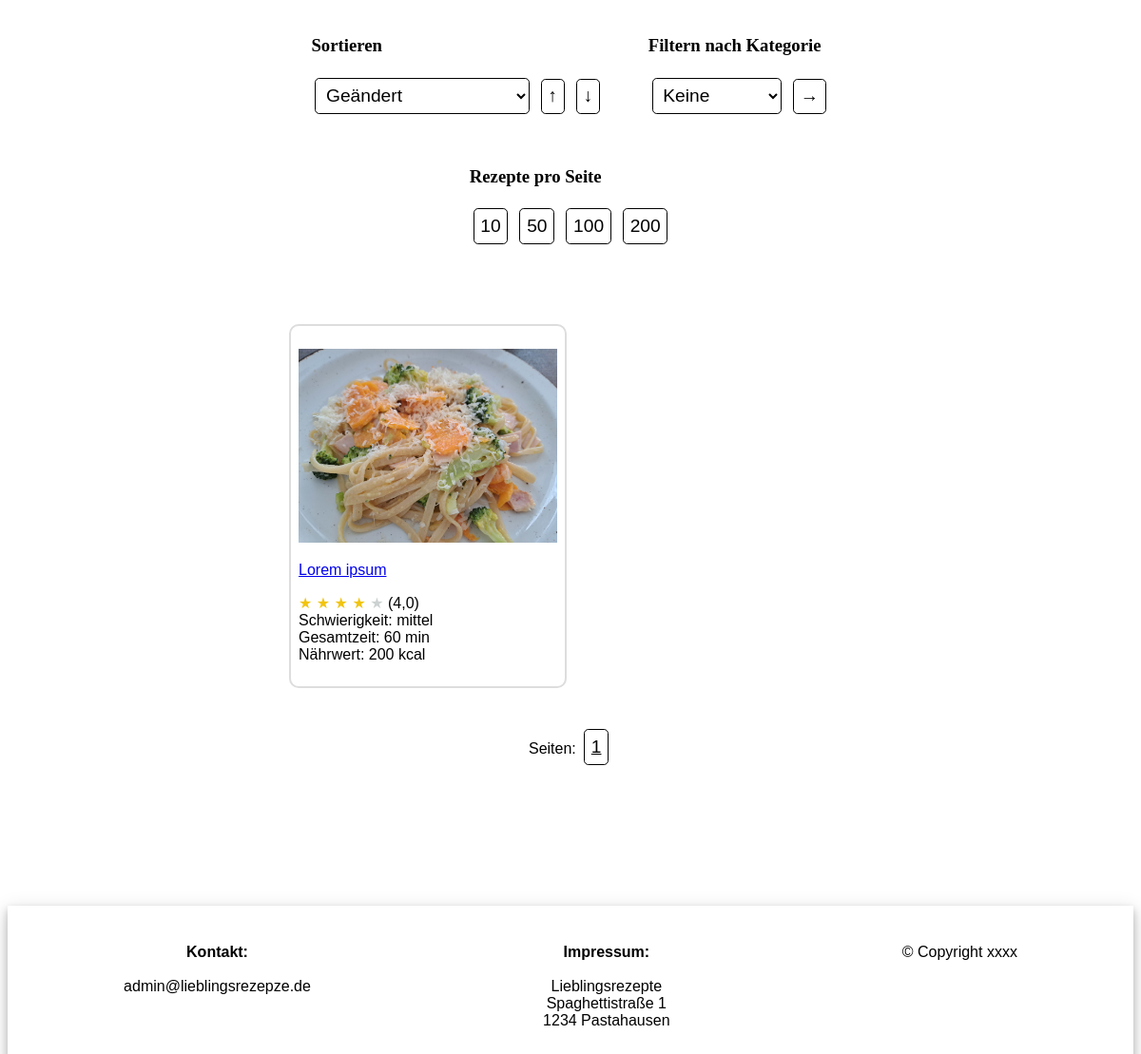
Page /recipes/ (lower part) on the earlier database version.
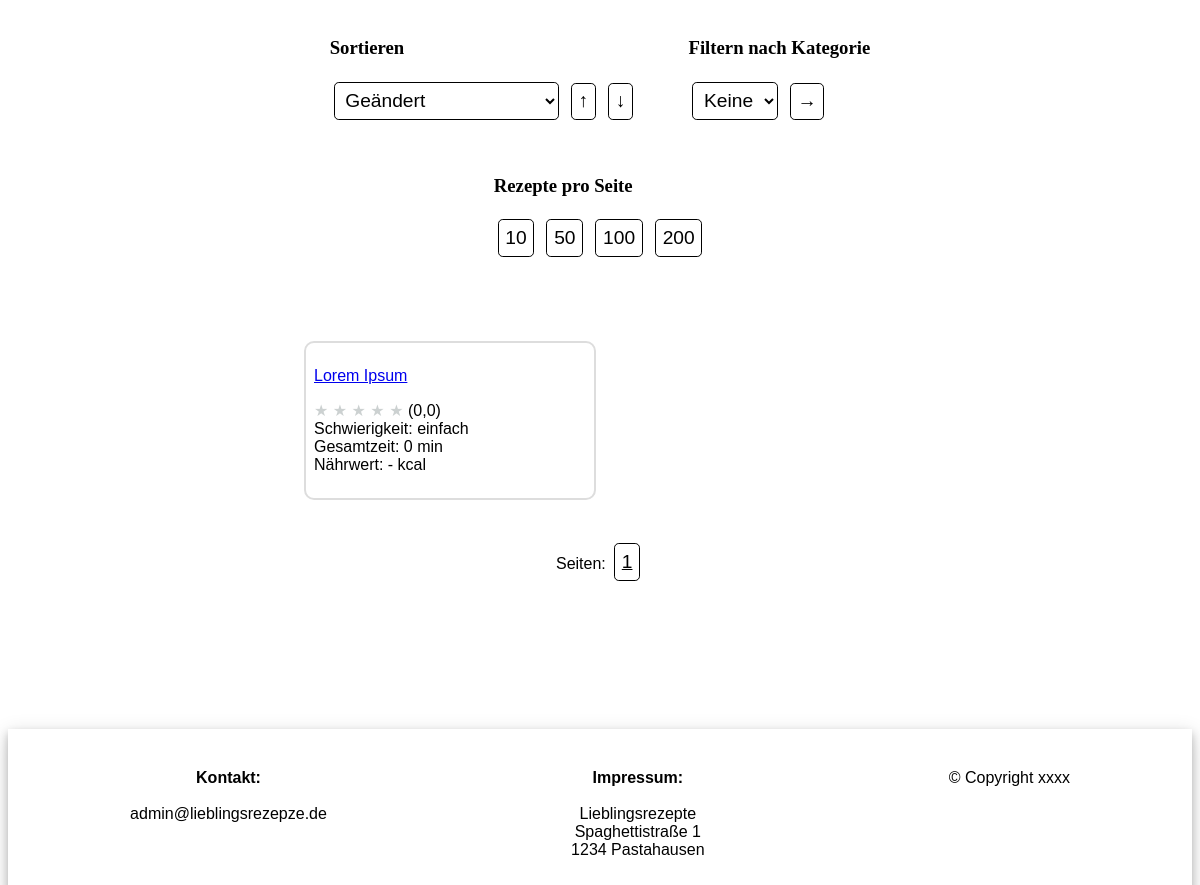
Same page on the later database version.
### recipes_app/models.py (models this page shows, shortened)
class Recipe(models.Model):
    owner = models.ForeignKey(User, on_delete=models.SET_NULL, null=True)
    likes = models.ManyToManyField(User,  blank=True, related_name="likes")
    name = models.CharField(max_length=500)
    updated = models.DateTimeField(auto_now=True)
    created = models.DateTimeField(auto_now_add=True)
    topic = models.ManyToManyField(Topic, blank=True)
    persons = models.IntegerField()
    ingredients = models.TextField(null=True, blank=True)
    steps = models.TextField(null=True, blank=True)
    tips = models.TextField(null=True, blank=True)
    reference = models.TextField(null=True, blank=True)
    reference_link = models.URLField(max_length=2048, null=True, blank=True)
    nutrients_person = models.FloatField(null=True, blank=True, default=0.0)
    nutrients_table = models.TextField(null=True, blank=True)
    expected_time_total = models.FloatField(null=True, blank=True, default=0.0)
    expected_time_work = models.FloatField(null=True, blank=True, default=0.0)
    expected_time_bake = models.FloatField(null=True, blank=True, default=0.0)
    expected_time_rest = models.FloatField(null=True, blank=True, default=0.0)
    difficulty = models.IntegerField(null=True, blank=True, default=0)
    image_meal = models.ImageField(blank=True, upload_to="recipes")
    video_meal = models.URLField(max_length=2048, null=True, blank=True)
    rating_mean = models.FloatField(null=True, blank=True, default=0.0)
    rating_count = models.IntegerField(null=True, blank=True, default=0)
    rating_1 = models.IntegerField(null=True, blank=True, default=0)
    rating_2 = models.IntegerField(null=True, blank=True, default=0)
    rating_3 = models.IntegerField(null=True, blank=True, default=0)
    rating_4 = models.IntegerField(null=True, blank=True, default=0)
    rating_5 = models.IntegerField(null=True, blank=True, default=0)
    class Meta:
        ordering = ['-updated', '-created']

### recipes_app/views.py (the view)
# urls.py: path('recipes/', views.recipes_overview, name="recipes"),
def recipes_overview(request):
    context = recipes_grid(Recipe.objects.all(), request)
    return render(request, 'recipes_app/recipes.html', context)

### recipes_app/pagination.py (called while the page is built)
    def valid_page(self, page_index: int):
        if self.number_of_pages <= 0:
            return 0
        return min(max(0, page_index), self.number_of_pages - 1)

    def get_items_for_page(self, list_of_items, page_index: int):
        if self.number_of_pages <= 0:
            return []
        return list_of_items[page_index*self.items_per_page:(page_index+1)*self.items_per_page]

### recipes_app/templates/recipes_app/recipes.html (shortened to what this page needs)
{% extends 'main.html' %}
{% block content %}
<div class="main-container">
    <div class="main-middle-column">
        {% include 'recipes_app/recipes_grid.html' %}
    </div>
</div>
{% endblock content %}

### recipes_app/templates/recipes_app/recipes_grid.html (shortened to what the changed rows need)
<div class="grid-container">
    {% for recipe in recipes %}
        <div class="grid-item">
            <p>
                {% if show_video %}
                    {% if recipe.image_meal %}
                    <a href="{% url 'recipe' recipe.id %}?img=vid"><img src="{{ recipe.image_meal.url }}" style="width: 100%; height: 100%;" ></a>
                    {% endif %}
                {% else %}
                    {% if recipe.image_meal %}
                    <a href="{% url 'recipe' recipe.id %}"><img src="{{ recipe.image_meal.url }}" style="width: 100%; height: 100%;" ></a>
                    {% endif %}
                {% endif %}
            </p>
            {% if show_video %}
                <a href="{% url 'recipe' recipe.id %}?img=vid">{{recipe.name}}</a>
            {% else %}
                <a href="{% url 'recipe' recipe.id %}">{{recipe.name}}</a>
            {% endif %}
            <p>
                {% if recipe.rating_mean %}
                    {% for i in '12345'|make_list  %}
                        {% if i|add:"0" <= recipe.rating_mean %}
                            <span style='color:#f1c40f'>&#9733;</span>
                        {% else %}
                            <span style='color:#ccd1d1'>&#9733;</span>
                        {% endif %}
                    {% endfor %}
                {% else %}
                    <span style='color:#ccd1d1'>&#9733; &#9733; &#9733; &#9733; &#9733;</span>
                {% endif %}
                ({{ recipe.rating_mean|default_if_none:"-" }}) <br>
                Schwierigkeit:
                {% if recipe.difficulty in diff_lookup %}
                    {% for key, value in diff_lookup.items %}
                    {% if key == recipe.difficulty %}
                        {{value}}
                    {% endif %}
                    {% endfor %}
                {% else %}
                    Grad {{ recipe.difficulty|default_if_none:"-" }}
                {% endif%}
                <br>
                Gesamtzeit: {{ recipe.expected_time_total|floatformat:"0" }} min <br>
                {% if  recipe.nutrients_person %}
                    Nährwert: {{ recipe.nutrients_person|floatformat:"0" }} kcal
                {% else %}
                    Nährwert: - kcal
                {% endif%}
            </p>
        </div>
    {% endfor %}
</div>

Differences in the rows shown:
changed Recipe: name "Lorem ipsum" → "Lorem Ipsum"; rating_mean "4,0" → "0,0"; expected_time_total "60" → "0"; image_meal: picture removed; nutrients_person "200" → (not shown); now shows "★ ★ ★ ★ ★"; nutrients_person "Nährwert: kcal" → "Nährwert: - kcal"
Other differences:
new list line: "einfach"
list line gone: "mittel"
